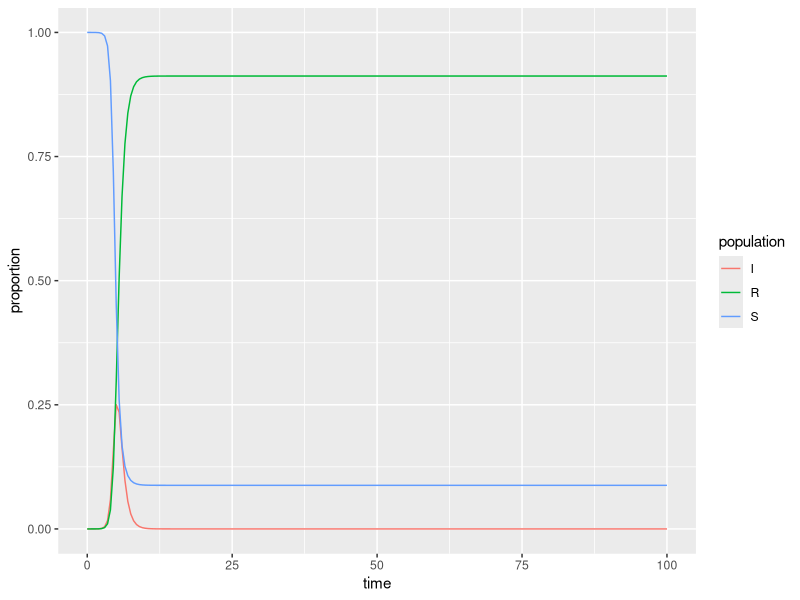

Write the R code that produced this figure.
## ---- chunk 1
knitr::opts_chunk$set(echo = TRUE)
library(tidyverse)
library(deSolve)
## ---- chunk 2
### Specify parameters

## Proportion in each compartment: Susceptible 0.999999, Infected 0.000001, Recovered 0 (these are directly from the example linked above)
init <- c(S = 1-1e-6, I = 1e-6, R = 0.0)

## beta: infection parameter; gamma: recovery parameter
parameters <- c(beta = 4.4, gamma = 1.65)

## Time frame
times      <- seq(0, 100, by = 0.5)
## ---- chunk 3
## Build the function with all 
sir <- function(time, state, parameters) {

  with(as.list(c(state, parameters)), {

    dS <- -beta * S * I
    dI <-  beta * S * I - gamma * I
    dR <-  gamma * I
    
    return(list(c(dS, dI, dR)))
  })
}
## ---- chunk 4
## Solve using `deSolve::ode()`
approximation <- ode(y = init, times = times, func = sir, parms = parameters)
## ---- chunk 5
## Get output into a data frame
approx_df <- as.data.frame(approximation)

## Pivot longer so R will do the work for us: 
approx_long <- approx_df %>% 
  pivot_longer(cols = S:R, names_to = "population", values_to = "proportion")

## ---- chunk 6
ggplot(data = approx_long, aes(x = time, y = proportion)) +
  geom_line(aes(color = population))
